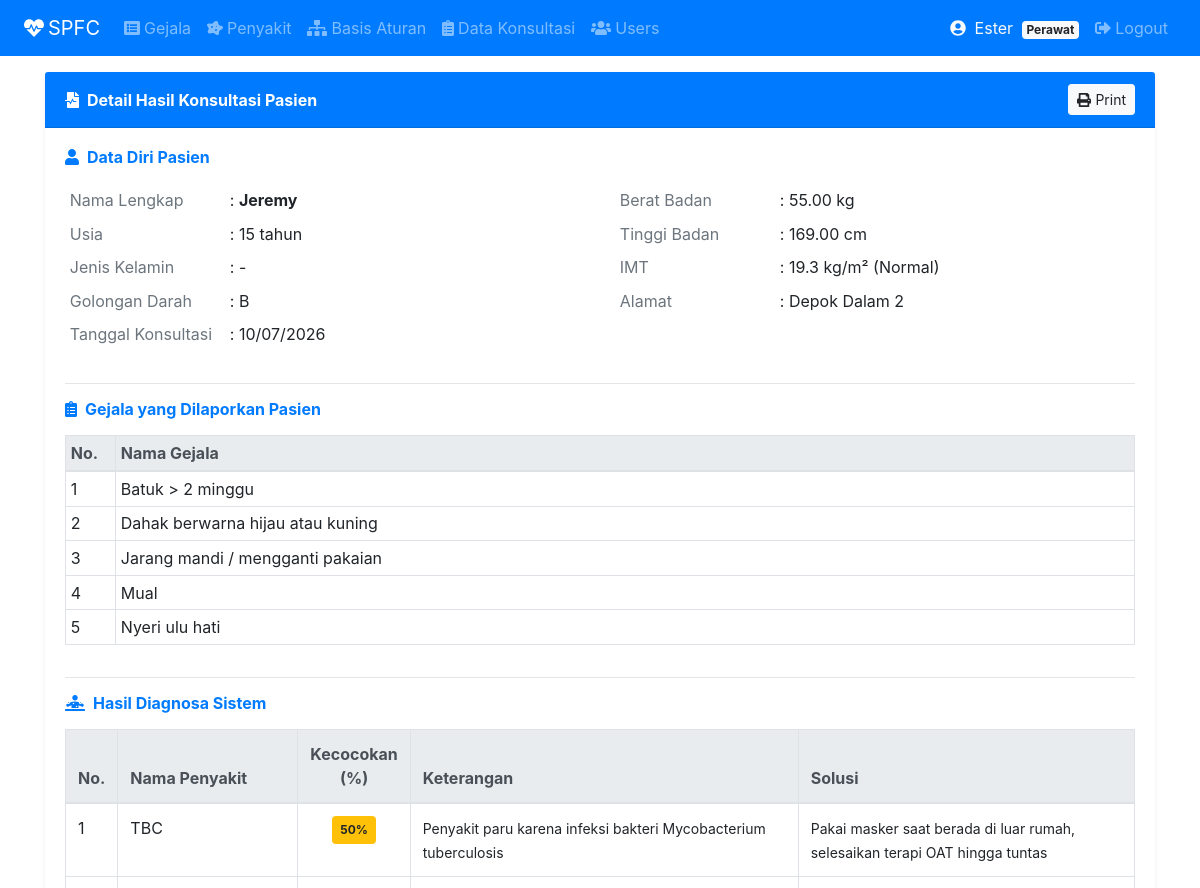
Page /index.php?page=konsultasiadm&action=detail&id=2 (signed in, upper part) on the earlier database version.
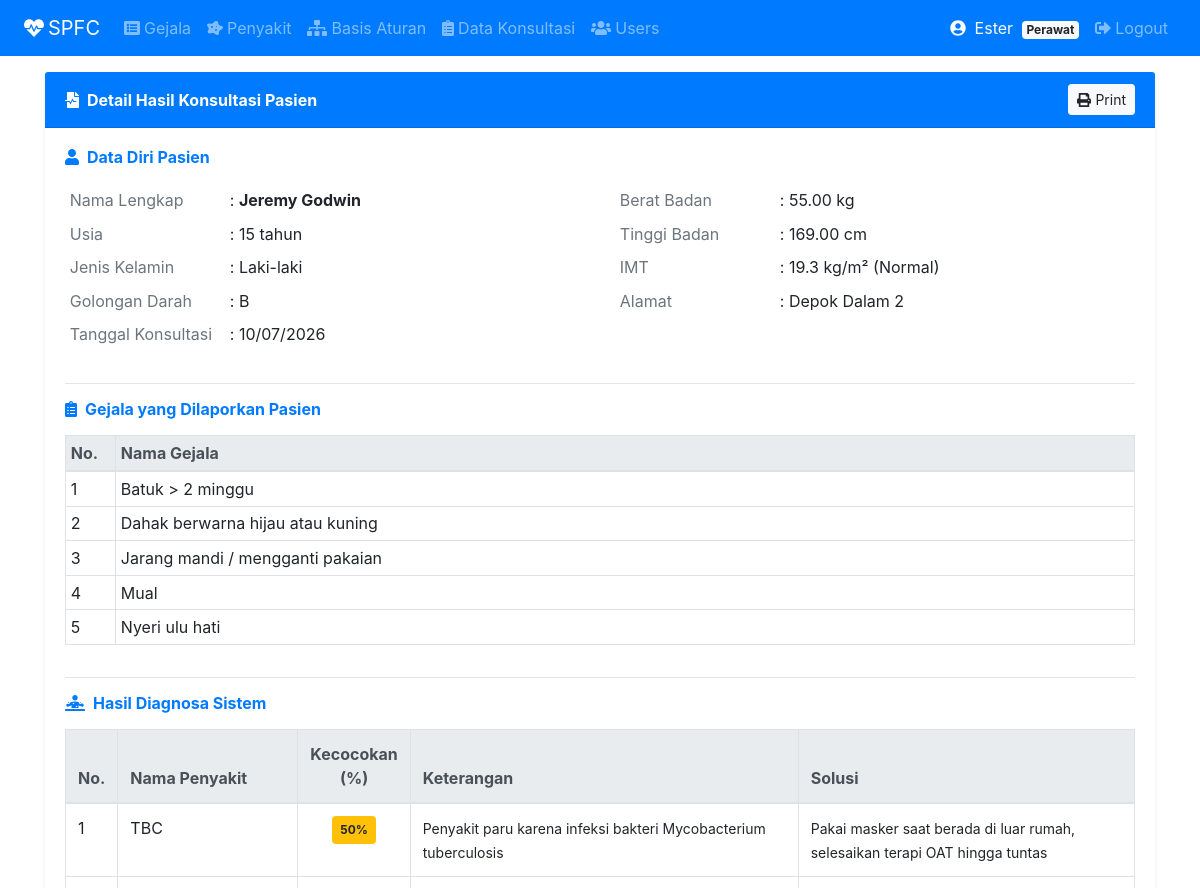
Same page on the later database version.
### tables this page shows
CREATE TABLE `konsultasi` (
  `idkonsultasi` int(11) NOT NULL,
  `idusers` int(11) NOT NULL DEFAULT 0,
  `tanggal` date NOT NULL,
  `usia` int(3) NOT NULL DEFAULT 0,
  `jenis_kelamin` varchar(1) NOT NULL DEFAULT '',
  `alamat` varchar(200) NOT NULL DEFAULT '',
  `berat_badan` decimal(5,2) NOT NULL DEFAULT 0.00,
  `tinggi_badan` decimal(5,2) NOT NULL DEFAULT 0.00,
  `golongan_darah` varchar(3) NOT NULL DEFAULT ''
);

CREATE TABLE `pasien` (
  `idpasien` int(11) NOT NULL,
  `idusers` int(11) NOT NULL,
  `nama_lengkap` varchar(100) NOT NULL,
  `tanggal_lahir` date DEFAULT NULL,
  `jenis_kelamin` enum('L','P') DEFAULT NULL,
  `golongan_darah` varchar(3) DEFAULT NULL,
  `alamat` varchar(200) DEFAULT NULL,
  `created_at` timestamp NOT NULL DEFAULT current_timestamp()
);

### detail_konsultasiadm.php (the view, shortened to what the changed rows need)
<?php
$idkonsultasi = intval($_GET['id']);
$sql    = "SELECT konsultasi.*, pasien.nama_lengkap AS nama
           FROM konsultasi
           INNER JOIN pasien ON konsultasi.idusers = pasien.idusers
           WHERE idkonsultasi='$idkonsultasi'";
$result = $conn->query($sql);
$row    = $result->fetch_assoc();
$imt = null;
$imt_kategori = '';
if(!empty($row['berat_badan']) && !empty($row['tinggi_badan']) && $row['tinggi_badan'] > 0){
    $tb_m = $row['tinggi_badan'] / 100;
    $imt  = round($row['berat_badan'] / ($tb_m * $tb_m), 1);
    if($imt < 18.5)      $imt_kategori = 'Berat Badan Kurang';
    elseif($imt < 25.0)  $imt_kategori = 'Normal';
    elseif($imt < 30.0)  $imt_kategori = 'Kelebihan Berat Badan';
    else                 $imt_kategori = 'Obesitas';
}
?>
<div class="row">
    <div class="col-sm-12">
        <div class="card border-0 shadow-sm">
            <div class="card-header bg-primary text-white d-flex justify-content-between align-items-center no-print">
                <strong><i class="fas fa-file-medical-alt mr-2"></i>Detail Hasil Konsultasi Pasien</strong>
                <button type="button" class="btn btn-light btn-sm" onclick="window.print()">
                    <i class="fas fa-print mr-1"></i>Print
                </button>
            </div>
            <div class="card-body">
                <h6 class="font-weight-bold text-primary mb-3">
                    <i class="fas fa-user mr-2"></i>Data Diri Pasien
                </h6>
                <div class="row">
                    <div class="col-md-6">
                        <div class="table-responsive">
                        <table class="table table-sm table-borderless">
                            <tr>
                                <td width="160px" class="text-muted">Nama Lengkap</td>
                                <td>: <strong><?php echo htmlspecialchars($row['nama']); ?></strong></td>
                            </tr>
                            <tr>
                                <td class="text-muted">Usia</td>
                                <td>: <?php echo isset($row['usia']) ? $row['usia'] : '-'; ?> tahun</td>
                            </tr>
                            <tr>
                                <td class="text-muted">Jenis Kelamin</td>
                                <td>: <?php echo $row['jenis_kelamin'] == 'L' ? 'Laki-laki' : ($row['jenis_kelamin'] == 'P' ? 'Perempuan' : '-'); ?></td>
                            </tr>
                            <tr>
                                <td class="text-muted">Golongan Darah</td>
                                <td>: <?php echo !empty($row['golongan_darah']) ? $row['golongan_darah'] : '-'; ?></td>
                            </tr>
                            <tr>
                                <td class="text-muted">Tanggal Konsultasi</td>
                                <td>: <?php echo date('d/m/Y', strtotime($row['tanggal'])); ?></td>
                            </tr>
                        </table>
                        </div>
                    </div>
                    <div class="col-md-6">
                        <div class="table-responsive">
                        <table class="table table-sm table-borderless">
                            <tr>
                                <td width="160px" class="text-muted">Berat Badan</td>
                                <td>: <?php echo !empty($row['berat_badan']) ? $row['berat_badan'] . ' kg' : '-'; ?></td>
                            </tr>
                            <tr>
                                <td class="text-muted">Tinggi Badan</td>
                                <td>: <?php echo !empty($row['tinggi_badan']) ? $row['tinggi_badan'] . ' cm' : '-'; ?></td>
                            </tr>
                            <tr>
                                <td class="text-muted">IMT</td>
                                <td>: <?php echo $imt ? $imt . ' kg/m² (' . $imt_kategori . ')' : '-'; ?></td>
                            </tr>
                            <tr>
                                <td class="text-muted">Alamat</td>
                                <td>: <?php echo !empty($row['alamat']) ? htmlspecialchars($row['alamat']) : '-'; ?></td>
                            </tr>
                        </table>
                        </div>
                    </div>
                </div>
                <hr>
                <h6 class="font-weight-bold text-primary mb-3">
                    <i class="fas fa-clipboard-list mr-2"></i>Gejala yang Dilaporkan Pasien
                </h6>
                <div class="table-responsive">
                <table class="table table-bordered table-sm">
                    <thead class="thead-light">
                        <tr>
                            <th width="50px">No.</th>
                            <th>Nama Gejala</th>
                        </tr>
                    </thead>
                    <tbody>
                        <?php
                            $no  = 1;
                            $sql = "SELECT detail_konsultasi.idgejala, gejala.nmgejala
                                    FROM detail_konsultasi INNER JOIN gejala
                                    ON detail_konsultasi.idgejala = gejala.idgejala
                                    WHERE idkonsultasi='$idkonsultasi'";
                            $result = $conn->query($sql);
                            while($row2 = $result->fetch_assoc()){
                        ?>
                        <tr>
                            <td><?php echo $no++; ?></td>
                            <td><?php echo htmlspecialchars($row2['nmgejala']); ?></td>
                        </tr>
                        <?php } ?>
                    </tbody>
                </table>
                </div>
                <hr>
                <h6 class="font-weight-bold text-primary mb-3">
                    <i class="fas fa-diagnoses mr-2"></i>Hasil Diagnosa Sistem
                </h6>
                <?php
                    $sql = "SELECT detail_penyakit.idpenyakit, penyakit.nmpenyakit,
                                   penyakit.keterangan, penyakit.solusi, detail_penyakit.persentase,
                                   (SELECT COUNT(dba.idgejala)
                                    FROM basis_aturan ba
                                    INNER JOIN detail_basis_aturan dba ON ba.idaturan = dba.idaturan
                                    WHERE ba.idpenyakit = detail_penyakit.idpenyakit) AS jml_gejala_aturan
                            FROM detail_penyakit INNER JOIN penyakit
                            ON detail_penyakit.idpenyakit = penyakit.idpenyakit
                            WHERE idkonsultasi='$idkonsultasi'
                            ORDER BY persentase DESC, jml_gejala_aturan DESC, penyakit.nmpenyakit ASC";
                    $result = $conn->query($sql);
                    if($result->num_rows == 0):
                ?>
                    <div class="alert alert-info">
                        <i class="fas fa-info-circle mr-2"></i>
                        Tidak ada penyakit yang terdeteksi dari konsultasi ini.
                    </div>
                <?php else: ?>
                    <div class="table-responsive">
                    <table class="table table-bordered">
                        <thead class="thead-light">
                            <tr>
                                <th width="50px">No.</th>
                                <th width="180px">Nama Penyakit</th>
                                <th width="110px" class="text-center">Kecocokan (%)</th>
                                <th>Keterangan</th>
                                <th>Solusi</th>
                            </tr>
                        </thead>
                        <tbody>
                            <?php
                                $no = 1;
                                while($row3 = $result->fetch_assoc()){
                                    $persen = $row3['persentase'];
                                    $badgeClass = $persen >= 80 ? 'danger' : ($persen >= 50 ? 'warning' : 'secondary');
                            ?>
                            <tr>
                                <td><?php echo $no++; ?></td>
                                <td><?php echo htmlspecialchars($row3['nmpenyakit']); ?></td>
                                <td class="text-center">
                                    <span class="badge badge-<?php echo $badgeClass; ?> p-2">
                                        <?php echo $persen; ?>%
                                    </span>
                                </td>
                                <td><small><?php echo htmlspecialchars($row3['keterangan']); ?></small></td>
                                <td><small><?php echo htmlspecialchars($row3['solusi']); ?></small></td>
                            </tr>
                            <?php } ?>
                        </tbody>
                    </table>
                    </div>
                <?php endif; ?>
            </div>
        </div>
    </div>
</div>

Differences in the rows shown:
changed konsultasi "Normal": pasien.nama_lengkap "Jeremy" → "Jeremy Godwin"
Other differences:
text now shown: "Laki-laki"
